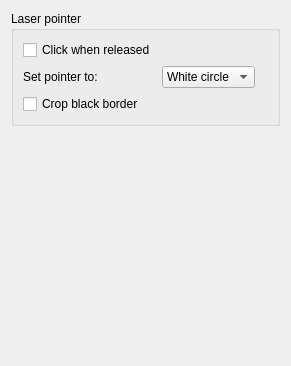
          <widget class="QWidget" name="slideshowTab">
           <attribute name="title">
            <string>Slideshow</string>
           </attribute>
           <layout class="QVBoxLayout" name="verticalLayout_16">
            <item>
             <widget class="QGroupBox" name="groupBox_8">
              <property name="title">
               <string>Laser pointer</string>
              </property>
              <layout class="QGridLayout" name="gridLayout_10">
               <item row="0" column="0">
                <widget class="QCheckBox" name="slideShowClickWhenReleased">
                 <property name="text">
                  <string>Click when released</string>
                 </property>
                </widget>
               </item>
               <item row="1" column="0">
                <widget class="QLabel" name="label_15">
                 <property name="text">
                  <string>Set pointer to:</string>
                 </property>
                </widget>
               </item>
               <item row="1" column="1">
                <widget class="QComboBox" name="slideShowSelectPointer">
                 <property name="editable">
                  <bool>false</bool>
                 </property>
                 <item>
                  <property name="text">
                   <string>White circle</string>
                  </property>
                 </item>
                 <item>
                  <property name="text">
                   <string>Red point</string>
                  </property>
                 </item>
                </widget>
               </item>
               <item row="1" column="2">
                <widget class="QLabel" name="pointerLabel">
                 <property name="text">
                  <string/>
                 </property>
                 <property name="pixmap">
                  <pixmap resource="resources.qrc">:/icons/pointer_white.png</pixmap>
                 </property>
                 <property name="alignment">
                  <set>Qt::AlignRight|Qt::AlignTrailing|Qt::AlignVCenter</set>
                 </property>
                </widget>
               </item>
               <item row="2" column="0">
                <widget class="QCheckBox" name="slideShowCropBlackBorder">
                 <property name="text">
                  <string>Crop black border</string>
                 </property>
                </widget>
               </item>
              </layout>
             </widget>
            </item>
            <item>
             <spacer name="verticalSpacer_5">
              <property name="orientation">
               <enum>Qt::Vertical</enum>
              </property>
              <property name="sizeHint" stdset="0">
               <size>
                <width>20</width>
                <height>229</height>
               </size>
              </property>
             </spacer>
            </item>
           </layout>
          </widget>
